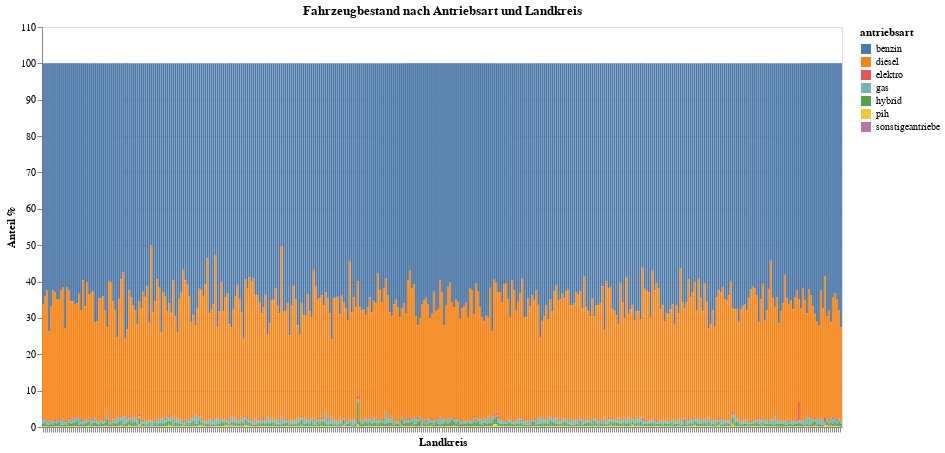

Source (notebook cell):
### Markdown cell above
Die Gesamthöhe der Balken zeigt die die Gesamtanzahl der zugelassenen Fahrzeuge je Landkreis. Zusätzlich ist die Unterteilung in Antriebsarten sichtbar. Es ist zu vermuten, dass die Einwohnerzahlen eine Rolle spielt, da Berlin die höchste Anzahl zugelassener Fahrzeuge aufweist. Eine Normalisierung analog zur bereits vorliegenden Kennzahl "Fahrzeuge pro Person" (`anzahl_kfz_je_person`), die jedoch nur für 216 Landkreise vorliegt (da der Datensatz unvollständig ist), wäre naheliegend, steht aber nicht im Fokus der Forschungsfrage. Vielmehr soll die Anzahl der Fahrzeuge dahingehend normalisiert werden, dass die Aufteilungen nach Antriebsart und Emissionsgruppen analysiert werden können.

### Code cell
chart_antriebe_prozent

### Figure 1 — Vega-Lite specification as saved in the notebook (floating-point values rounded to 4 significant figures; data arrays with more than 128 entries replaced by an {"elided": "..."} marker saying what was removed)
{"config": {"view": {"continuousWidth": 300, "continuousHeight": 300}}, "data": {"name": "data-7e165eb518c1ffac3bf372409ddb998e"}, "mark": {"type": "bar"}, "encoding": {"color": {"field": "antriebsart", "type": "nominal"}, "tooltip": [{"field": "landkreis", "type": "nominal"}, {"field": "antriebsart", "type": "nominal"}, {"field": "Anteil %", "type": "quantitative"}], "x": {"axis": {"labels": false, "title": "Landkreis"}, "field": "landkreis", "type": "nominal"}, "y": {"field": "Anteil %", "stack": "zero", "type": "quantitative"}}, "height": 400, "title": "Fahrzeugbestand nach Antriebsart und Landkreis", "width": 800, "$schema": "https://vega.github.io/schema/vega-lite/v5.20.1.json", "datasets": {"data-7e165eb518c1ffac3bf372409ddb998e": {"elided": "2793 records"}}}
